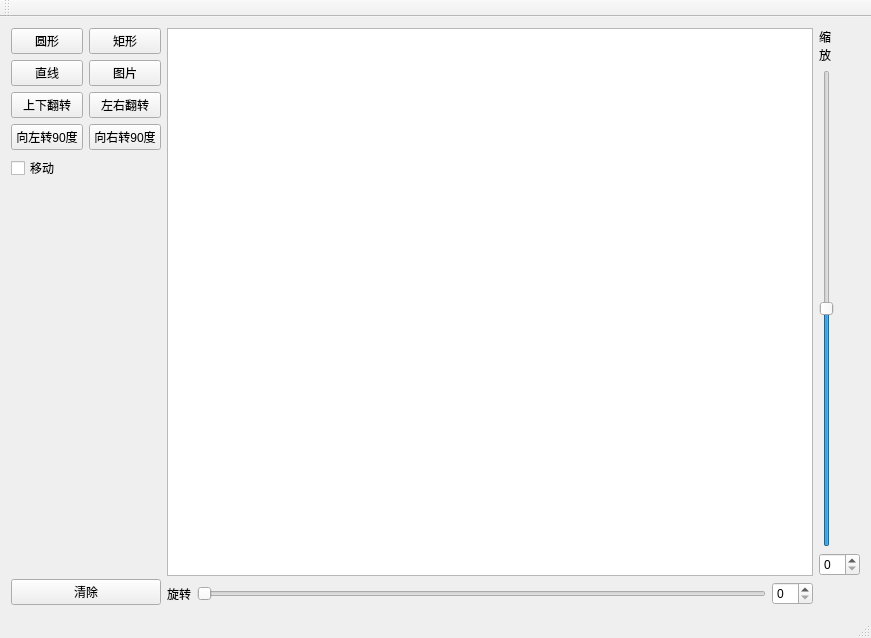
<?xml version="1.0" encoding="UTF-8"?>
<ui version="4.0">
 <class>MainWindow</class>
 <widget class="QMainWindow" name="MainWindow">
  <property name="geometry">
   <rect>
    <x>0</x>
    <y>0</y>
    <width>871</width>
    <height>638</height>
   </rect>
  </property>
  <property name="windowTitle">
   <string>MainWindow</string>
  </property>
  <widget class="QWidget" name="centralWidget">
   <layout class="QHBoxLayout" name="horizontalLayout">
    <item>
     <widget class="QWidget" name="widget" native="true">
      <property name="maximumSize">
       <size>
        <width>150</width>
        <height>16777215</height>
       </size>
      </property>
      <layout class="QVBoxLayout" name="verticalLayout">
       <property name="leftMargin">
        <number>0</number>
       </property>
       <property name="topMargin">
        <number>0</number>
       </property>
       <property name="rightMargin">
        <number>0</number>
       </property>
       <property name="bottomMargin">
        <number>0</number>
       </property>
       <item>
        <widget class="QWidget" name="widget_5" native="true">
         <layout class="QGridLayout" name="gridLayout_2">
          <property name="leftMargin">
           <number>0</number>
          </property>
          <property name="topMargin">
           <number>0</number>
          </property>
          <property name="rightMargin">
           <number>0</number>
          </property>
          <property name="bottomMargin">
           <number>0</number>
          </property>
          <item row="0" column="0">
           <widget class="QPushButton" name="circleButton">
            <property name="text">
             <string>圆形</string>
            </property>
           </widget>
          </item>
          <item row="0" column="1">
           <widget class="QPushButton" name="rectButton">
            <property name="text">
             <string>矩形</string>
            </property>
           </widget>
          </item>
          <item row="1" column="0">
           <widget class="QPushButton" name="lineButton">
            <property name="text">
             <string>直线</string>
            </property>
           </widget>
          </item>
          <item row="1" column="1">
           <widget class="QPushButton" name="imgButton">
            <property name="text">
             <string>图片</string>
            </property>
           </widget>
          </item>
         </layout>
        </widget>
       </item>
       <item>
        <widget class="QWidget" name="widget_6" native="true">
         <layout class="QGridLayout" name="gridLayout_3">
          <property name="leftMargin">
           <number>0</number>
          </property>
          <property name="topMargin">
           <number>0</number>
          </property>
          <property name="rightMargin">
           <number>0</number>
          </property>
          <property name="bottomMargin">
           <number>0</number>
          </property>
          <item row="0" column="1">
           <widget class="QPushButton" name="leftRightBtn">
            <property name="text">
             <string>左右翻转</string>
            </property>
           </widget>
          </item>
          <item row="0" column="0">
           <widget class="QPushButton" name="upDownBtn">
            <property name="text">
             <string>上下翻转</string>
            </property>
           </widget>
          </item>
          <item row="1" column="0">
           <widget class="QPushButton" name="turnLeftBtn">
            <property name="text">
             <string>向左转90度</string>
            </property>
           </widget>
          </item>
          <item row="1" column="1">
           <widget class="QPushButton" name="turnRightBtn">
            <property name="text">
             <string>向右转90度</string>
            </property>
           </widget>
          </item>
          <item row="2" column="0">
           <widget class="QCheckBox" name="isMoveCheckBox">
            <property name="text">
             <string>移动</string>
            </property>
           </widget>
          </item>
         </layout>
        </widget>
       </item>
       <item>
        <spacer name="verticalSpacer">
         <property name="orientation">
          <enum>Qt::Vertical</enum>
         </property>
         <property name="sizeHint" stdset="0">
          <size>
           <width>20</width>
           <height>40</height>
          </size>
         </property>
        </spacer>
       </item>
       <item>
        <widget class="QPushButton" name="cleanButton">
         <property name="text">
          <string>清除</string>
         </property>
        </widget>
       </item>
      </layout>
     </widget>
    </item>
    <item>
     <widget class="QWidget" name="widget_2" native="true">
      <layout class="QVBoxLayout" name="verticalLayout_2">
       <property name="leftMargin">
        <number>0</number>
       </property>
       <property name="topMargin">
        <number>0</number>
       </property>
       <property name="rightMargin">
        <number>0</number>
       </property>
       <property name="bottomMargin">
        <number>0</number>
       </property>
       <item>
        <layout class="QGridLayout" name="gridLayout">
         <item row="0" column="0">
          <widget class="GraphicsView" name="graphicsView">
           <property name="verticalScrollBarPolicy">
            <enum>Qt::ScrollBarAlwaysOff</enum>
           </property>
           <property name="horizontalScrollBarPolicy">
            <enum>Qt::ScrollBarAlwaysOff</enum>
           </property>
           <property name="sceneRect">
            <rectf>
             <x>0.000000000000000</x>
             <y>0.000000000000000</y>
             <width>600.000000000000000</width>
             <height>500.000000000000000</height>
            </rectf>
           </property>
           <property name="transformationAnchor">
            <enum>QGraphicsView::AnchorUnderMouse</enum>
           </property>
           <property name="resizeAnchor">
            <enum>QGraphicsView::AnchorViewCenter</enum>
           </property>
          </widget>
         </item>
         <item row="1" column="0">
          <widget class="QWidget" name="widget_3" native="true">
           <layout class="QHBoxLayout" name="horizontalLayout_2">
            <property name="leftMargin">
             <number>0</number>
            </property>
            <property name="topMargin">
             <number>0</number>
            </property>
            <property name="rightMargin">
             <number>0</number>
            </property>
            <property name="bottomMargin">
             <number>0</number>
            </property>
            <item>
             <widget class="QLabel" name="label">
              <property name="text">
               <string>旋转</string>
              </property>
             </widget>
            </item>
            <item>
             <widget class="QSlider" name="rotationSlider">
              <property name="maximum">
               <number>360</number>
              </property>
              <property name="orientation">
               <enum>Qt::Horizontal</enum>
              </property>
             </widget>
            </item>
            <item>
             <widget class="QSpinBox" name="rotationSpinBox"/>
            </item>
           </layout>
          </widget>
         </item>
         <item row="0" column="1">
          <widget class="QWidget" name="widget_4" native="true">
           <layout class="QVBoxLayout" name="verticalLayout_3">
            <property name="leftMargin">
             <number>0</number>
            </property>
            <property name="topMargin">
             <number>0</number>
            </property>
            <property name="rightMargin">
             <number>0</number>
            </property>
            <property name="bottomMargin">
             <number>0</number>
            </property>
            <item>
             <widget class="QLabel" name="label_2">
              <property name="text">
               <string>缩
放</string>
              </property>
             </widget>
            </item>
            <item>
             <widget class="QSlider" name="scaleSlider">
              <property name="minimum">
               <number>1</number>
              </property>
              <property name="maximum">
               <number>500</number>
              </property>
              <property name="value">
               <number>250</number>
              </property>
              <property name="orientation">
               <enum>Qt::Vertical</enum>
              </property>
             </widget>
            </item>
            <item>
             <widget class="QSpinBox" name="scaleSpinBox"/>
            </item>
           </layout>
          </widget>
         </item>
        </layout>
       </item>
      </layout>
     </widget>
    </item>
   </layout>
  </widget>
  <widget class="QMenuBar" name="menuBar">
   <property name="geometry">
    <rect>
     <x>0</x>
     <y>0</y>
     <width>871</width>
     <height>23</height>
    </rect>
   </property>
  </widget>
  <widget class="QToolBar" name="mainToolBar">
   <attribute name="toolBarArea">
    <enum>TopToolBarArea</enum>
   </attribute>
   <attribute name="toolBarBreak">
    <bool>false</bool>
   </attribute>
  </widget>
  <widget class="QStatusBar" name="statusBar"/>
 </widget>
 <layoutdefault spacing="6" margin="11"/>
 <customwidgets>
  <customwidget>
   <class>GraphicsView</class>
   <extends>QGraphicsView</extends>
   <header>GraphicsView.h</header>
  </customwidget>
 </customwidgets>
 <resources/>
 <connections/>
</ui>
